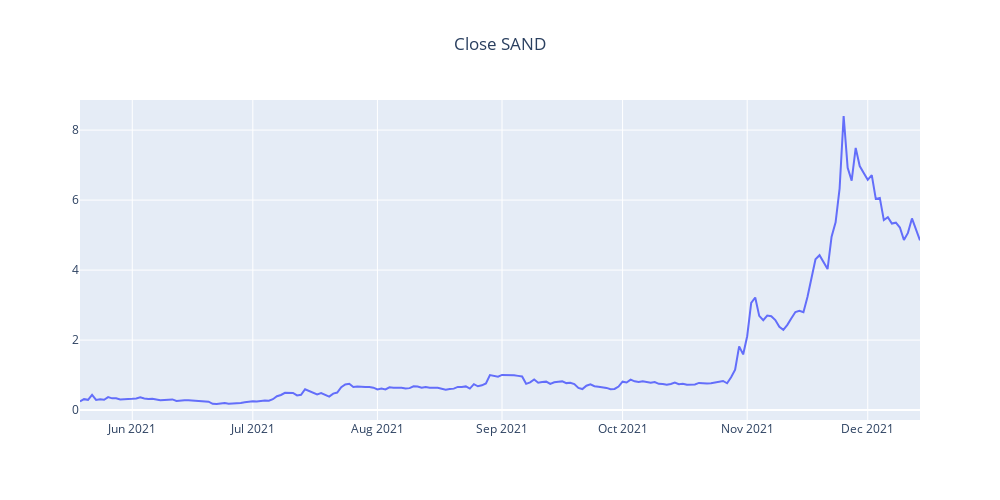

Notebook code for this chart:
### Code cell
fig = make_subplots(rows=1, cols=1)

fig.add_trace(go.Scatter(
    x=sand.index, y=sand['Close'], name='Close Price'
), row=1, col=1)

fig.update_layout(height=500, width=1000, title_text="Close Sand Box", title_x=0.5)
fig.show()

### Figure 1 — Plotly figure (JSON) as saved in the notebook; plotly's stock layout.template omitted (floating-point values rounded to 4 significant figures; data arrays with more than 128 entries replaced by an {"elided": "..."} marker saying what was removed)
{"data": [{"name": "Close Price", "type": "scatter", "x": {"elided": "209 str values"}, "xaxis": "x", "y": {"elided": "209 float values"}, "yaxis": "y"}], "layout": {"height": 500, "title": {"text": "Close SAND", "x": 0.5}, "width": 1000, "xaxis": {"anchor": "y", "domain": [0, 1]}, "yaxis": {"anchor": "x", "domain": [0, 1]}}}
